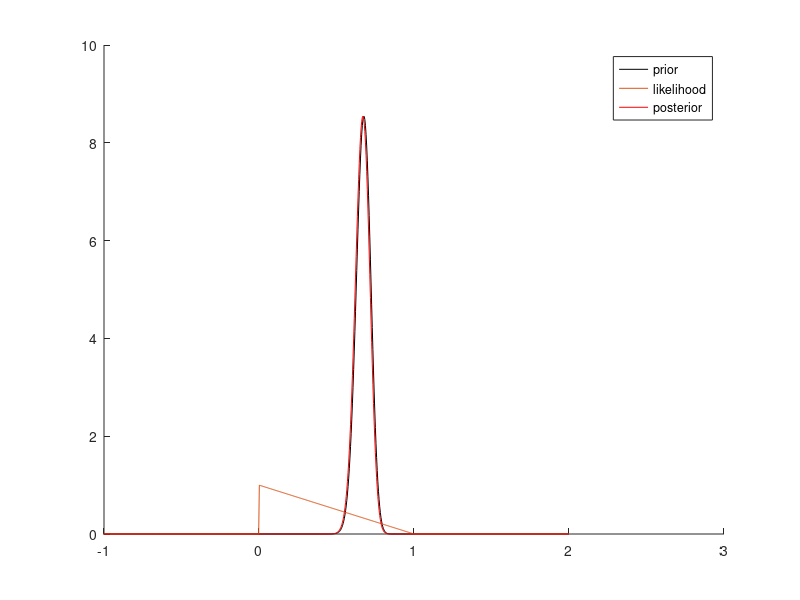

MATLAB code to generate this figure:
clear all; clc; close all;

% Example of Bayesian Inference on 2 normal distributions

x = linspace(-2, 2, 1000);
figure; hold on; axis([-1 3 0 10]);

 % Prior distribution 
prior = unifpdf(x, 0, 1) ; % Uniform prior between 0 and 1
plotPrior = plot(x,prior,'k') ; % Plot 1: prior distribution
leg = legend('prior') ;

% Simulation of the 100 coin tosses
p = 0.6; % probability of heads (you can change it if you want)
n = 100; % number of tosses (you can change this as well to see the effect of sample size on the estimate)
tosses = rand(1, n); % generate n random numbers between 0 and 1
tosses = (tosses<p); % transform the numbers between 0 and 1 into True or False (1's and 0's)

fprintf('The number of heads in our simulation of %d tosses is : %d.\n', n, sum(tosses)) % print number of heads

% Number of recursive iterations
for i = 1:n,
    
    % Likelihood function, defined between 0 and 1, takes 0 elsewhere
    if tosses(i) == 1 % if heads
        like = unifpdf(x, 0, 1).*x; % then y(x) = x (linear likelihood)
    else % else if tails
        like = unifpdf(x, 0, 1).*(1 - x); % then y(x) = 1-x (linear likelihood)
    end
    
    plotLike = plot(x,like); % Plot 3: sample distribution
    leg = legend('prior', 'likelihood');
    
    % Compute the posterior by multiplying the likelihood by the prior
    % (pointwise multiplication because prior and like are both vectors of 1000
    % values, same as x)
    posterior = like.*prior;
    
    % Posterior needs to be normalized (i.e area under its curve needs to
    % be 1 which is equivalent to saying that the sum of all probabilities of
    % this distribution is equal to 1)
    area = trapz(x, posterior); 
    posterior = posterior/area;
    
    plotPost = plot(x, posterior, 'r'); % Plot 3: product distribution
    leg = legend('prior', 'likelihood', 'posterior');
    
    if(i < n),
    
        pause(1);

        delete(get(leg, 'Children'));

        delete(plotPrior);
        delete(plotLike);
        delete(plotPost);

        prior = posterior; % Plot 3: product distribution 

        plotPrior = plot(x,prior,'k'); % Plot 1: prior distribution
        leg = legend('prior');
    end;
end;

[a, idmax] = max(posterior);
fprintf("The estimated probability of heads p, given by the mean of the final Posterior distribution is : %.2f %%. \n", x(idmax)*100)
